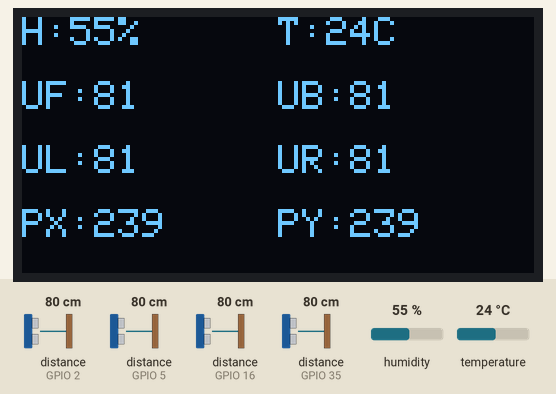
Simulated run of this sketch. Board: ESP32. On the bench: 128×64 one-colour display. Wiring (inferred from the names in the program): 4 × ultrasonic range finder: trigger GPIO 17, echo GPIO 16 / trigger GPIO 25, echo GPIO 5 / trigger GPIO 32, echo GPIO 35 / trigger GPIO 33, echo GPIO 2. Inputs (shaded band) come from the test bench; at power-on: distance to the obstacle (sensors on GPIO 2, GPIO 5, GPIO 16, GPIO 35) 80 cm, humidity 55 %, temperature 24 °C. The echo pulse lasts 58.3 µs per cm.

Above: at 1.2 s.
1.3 s: distance to the obstacle (sensor on GPIO 2) set to 2 cm
At 2.3 s:
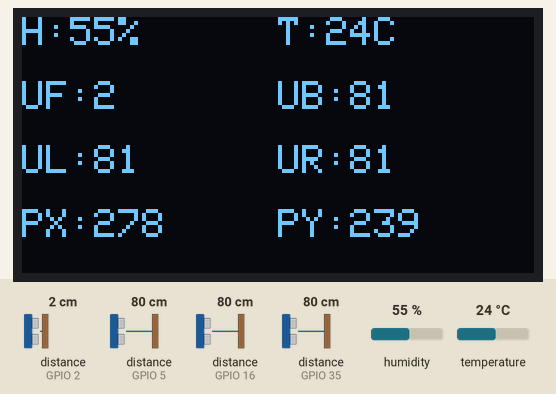
2.8 s: distance to the obstacle (sensor on GPIO 5) set to 2 cm
At 3.9 s:
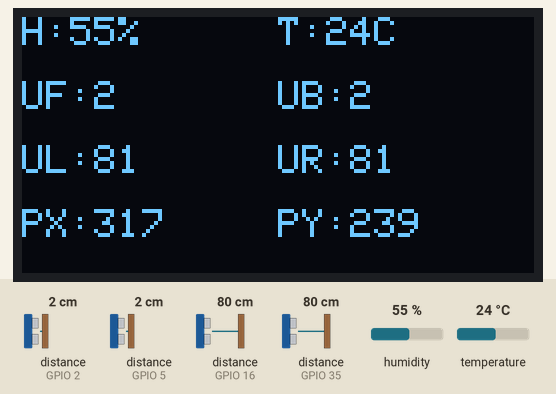
4.3 s: distance to the obstacle (sensor on GPIO 16) set to 2 cm
At 5.4 s:
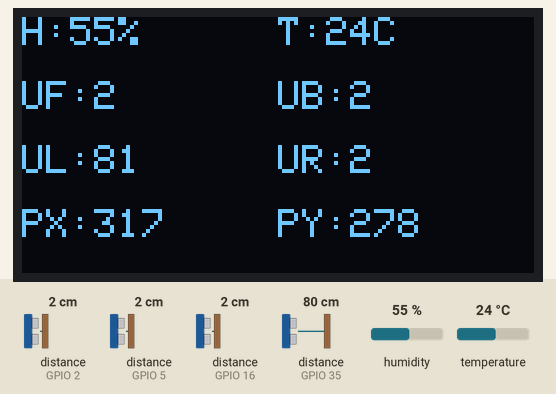
5.8 s: distance to the obstacle (sensor on GPIO 35) set to 2 cm
At 6.5 s:
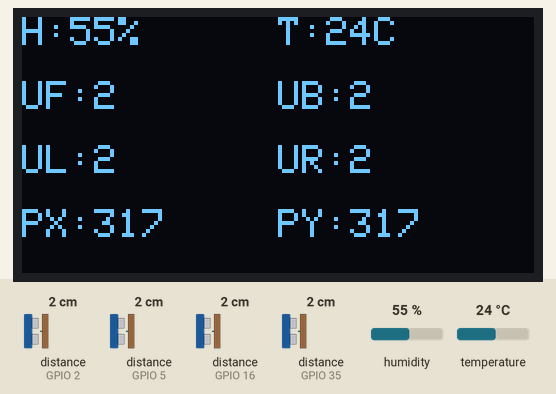
7.3 s: humidity set to 22 %
At 8.9 s:
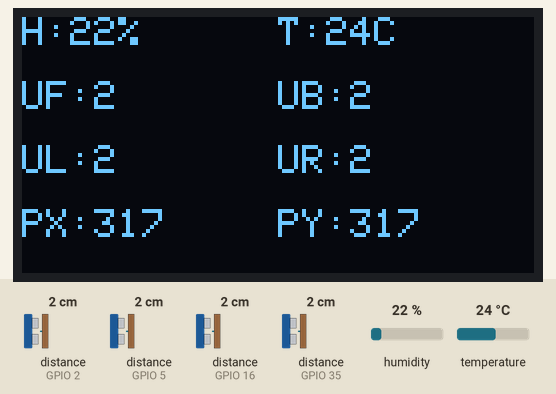
9.7 s: temperature set to 12 °C
At 11.2 s:
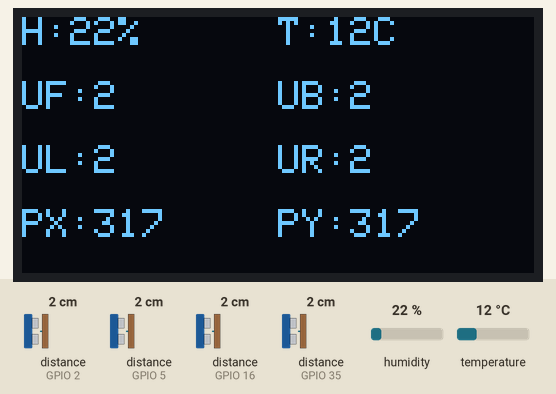
Timing chart, 0 to 12.7 s (numbered marks = the images above; inputs shaded):
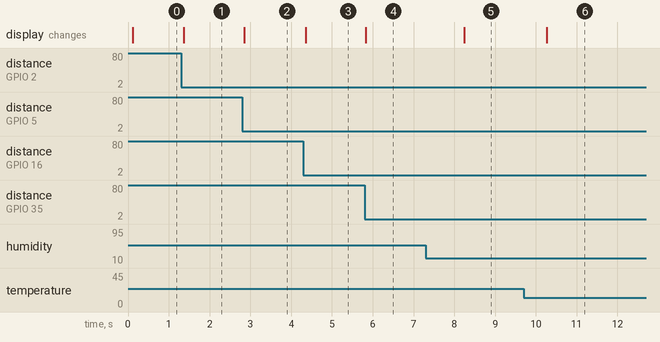

The sketch:

sketch_jun18b.ino
```cpp
#include <Wire.h>
#include <DHT.h>
#include <WiFi.h>
#include <ThingerESP32.h>
#include <Adafruit_SSD1306.h>

#define SCREEN_WIDTH 128
#define SCREEN_HEIGHT 64
#define SCREEN_ADDRESS 0x3C

Adafruit_SSD1306 display(SCREEN_WIDTH, SCREEN_HEIGHT, &Wire, -1);

#define DHTPIN 12
#define DHTTYPE DHT11
DHT dht(DHTPIN, DHTTYPE);

#define user "amirr"
#define device_Id "STARLINK"
#define device_credentials "STARLINK"

ThingerESP32 thing(user, device_Id, device_credentials);

int inbase = 1;

float ff = 0;
float fb = 0;
float fl = 0;
float fr = 0;
float fh = 0;
float ft = 0;

float fx = 0;
float fy = 0;

const int trigPins[4] = {33, 25, 32, 17}; // Front Back Left Right
const int echoPins[4] = {2, 5, 35, 16};

float distance[4] = {0, 0, 0, 0};
float distancepos[4] = {0, 0, 0, 0};
float coordinates[2] = {0, 0};

float getSpeedOfSound(float temp) {
  return 331.3 + (0.606 * temp);
}

float getDistance(int sensorIndex, float speedOfSound) {

  digitalWrite(trigPins[sensorIndex], LOW);
  delayMicroseconds(2);

  digitalWrite(trigPins[sensorIndex], HIGH);
  delayMicroseconds(10);

  digitalWrite(trigPins[sensorIndex], LOW);

  long duration = pulseIn(echoPins[sensorIndex], HIGH, 15000);

  if (duration == 0) {
    return distance[sensorIndex];
  }

  distance[sensorIndex] =
    ((duration / 1000000.0) * speedOfSound * 100.0) / 2.0;

  return distance[sensorIndex];
}

void sensor() {

  float tem = dht.readTemperature();
  float sos = getSpeedOfSound(tem);

  for (int i = 0; i < 4; i++) {
    getDistance(i, sos);
  }
}

void pos() {

  float mabdax = (ff + fb) / 2.0;
  float mabday = (fr + fl) / 2.0;

  for (int i = 0; i < 4; i++) {
    distancepos[i] = 400.0 - distance[i];
  }

  float posx =
    ((distancepos[0] + distancepos[1]) / 2.0) - mabdax;

  float posy =
    ((distancepos[3] + distancepos[2]) / 2.0) - mabday;

  coordinates[0] = posx;
  coordinates[1] = posy;
}

void base() {

  float hum = dht.readHumidity();
  float temp = dht.readTemperature();

  if (abs(fh - hum) < 15)
    inbase = 1;
  else if (abs(ft - temp) < 7)
    inbase = 1;
  else if (abs(ff - distance[0]) < 15)
    inbase = 1;
  else if (abs(fb - distance[1]) < 15)
    inbase = 1;
  else if (abs(fl - distance[2]) < 15)
    inbase = 1;
  else if (abs(fr - distance[3]) < 15)
    inbase = 1;
  else
    inbase = 0;
}

void printall() {

  display.clearDisplay();

  display.setCursor(0, 0);
  display.print("H:");
  display.print(dht.readHumidity(), 0);
  display.print("%");

  display.setCursor(64, 0);
  display.print("T:");
  display.print(dht.readTemperature(), 0);
  display.print("C");

  display.setCursor(0, 16);
  display.print("UF:");
  display.print(distance[0], 0);

  display.setCursor(64, 16);
  display.print("UB:");
  display.print(distance[1], 0);

  display.setCursor(0, 32);
  display.print("UL:");
  display.print(distance[2], 0);

  display.setCursor(64, 32);
  display.print("UR:");
  display.print(distance[3], 0);

  display.setCursor(0, 48);
  display.print("PX:");
  display.print(coordinates[0], 0);

  display.setCursor(64, 48);
  display.print("PY:");
  display.print(coordinates[1], 0);

  display.display();
}

void setup() {

  Wire.begin();

  dht.begin();

  display.begin(SSD1306_SWITCHCAPVCC, SCREEN_ADDRESS);
  display.clearDisplay();
  display.setTextSize(1);
  display.setTextColor(SSD1306_WHITE);

  thing.add_wifi("Amirreza's A15", "123456789");

  for (int i = 0; i < 4; i++) {
    pinMode(trigPins[i], OUTPUT);
    pinMode(echoPins[i], INPUT);
  }

  sensor();

  ff = distance[0];
  fb = distance[1];
  fl = distance[2];
  fr = distance[3];

  fh = dht.readHumidity();
  ft = dht.readTemperature();

  pos();

  fx = coordinates[0];
  fy = coordinates[1];

  thing["every"] >> [](pson &out) {

    out["H"] = dht.readHumidity();
    out["T"] = dht.readTemperature();

    out["UF"] = distance[0];
    out["UB"] = distance[1];
    out["UL"] = distance[2];
    out["UR"] = distance[3];

    out["PX"] = coordinates[0];
    out["PY"] = coordinates[1];

    out["BASE"] = inbase;
  };
}


void loop() {

  sensor();
  pos();
  base();
  printall();

  thing.handle();
}
```

Measured:
- after the input at 1.3 s, the display: changes after 0.07 s (image 1)
- after the input at 2.8 s, the display: changes after 0.05 s (image 2)
- after the input at 4.3 s, the display: changes after 0.06 s (image 3)
- after the input at 5.8 s, the display: changes at once (image 4)
- after the input at 7.3 s, the display: changes after 0.94 s (image 5)
- after the input at 9.7 s, the display: changes after 0.56 s (image 6)
